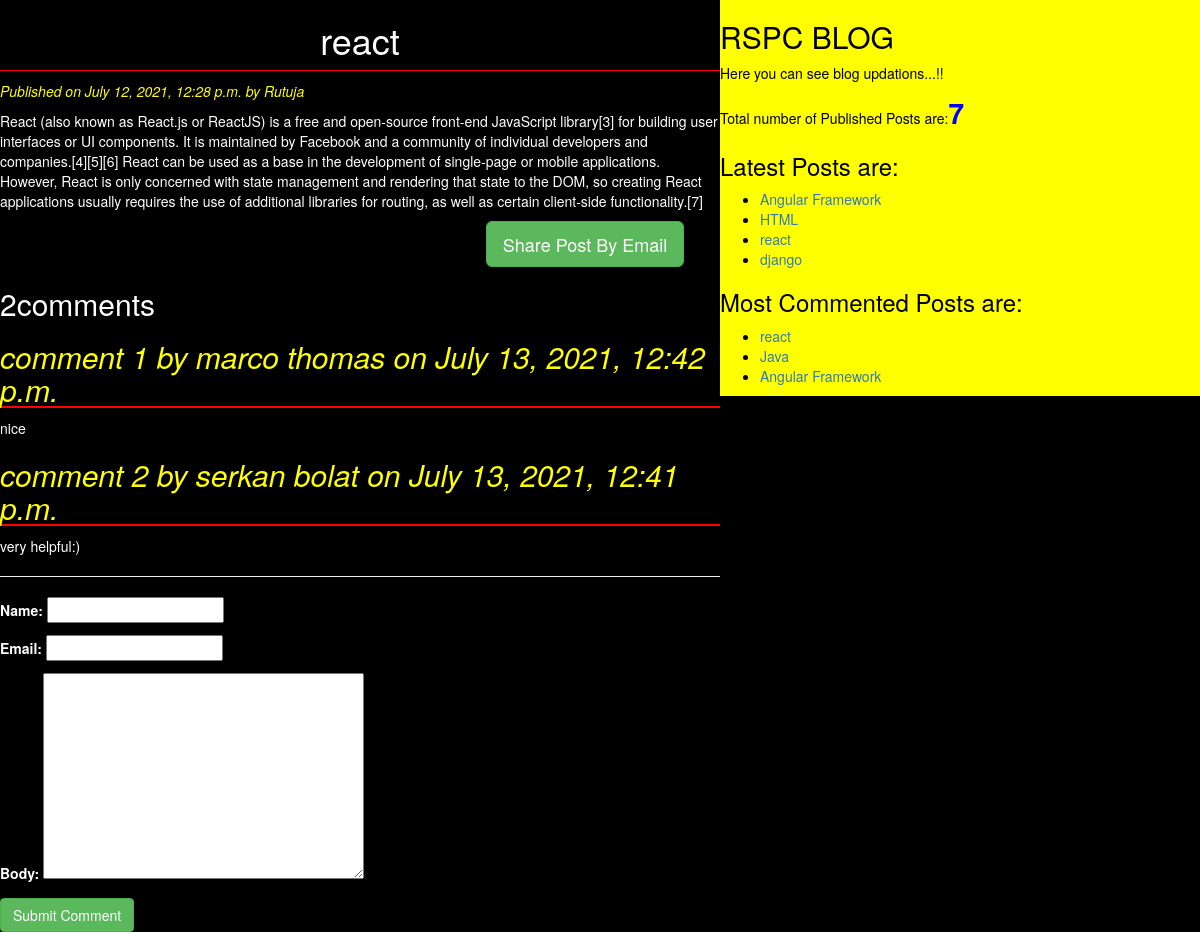
Page /2021/07/12/react/ on the committed database.
### blog/models.py (models this page shows, shortened)
class Post(models.Model):
    Status_Choice=(('draft','Draft'),('published','Published'))
    title=models.CharField(max_length=50)
    slug=models.SlugField(max_length=50,unique_for_date="publish")
    author=models.ForeignKey(User,related_name='blog_posts',on_delete=models.CASCADE)
    body=models.TextField()
    publish=models.DateTimeField(default=timezone.now)
    created=models.DateTimeField(auto_now_add=True)
    updated=models.DateTimeField(auto_now=True)
    status=models.CharField(max_length=10,choices=Status_Choice,default='draft')
    tags=TaggableManager()
    class Meta:
        ordering=('-publish',)
    def get_absolute_url(self):
        return reverse('post_detail',args=[self.publish.year,self.publish.strftime('%m'),self.publish.strftime('%d'),self.slug])

class Comments(models.Model):
    post=models.ForeignKey(Post,related_name='comments',on_delete=models.CASCADE)
    name=models.CharField(max_length=50)
    email=models.EmailField()
    body=models.TextField()
    created=models.DateTimeField(auto_now_add=True)
    updated=models.DateTimeField(auto_now=True)
    active=models.BooleanField(default=True)
    class Meta:
        ordering=('-created',)

### blog/views.py (the view)
# urls.py: url(r'^(?P<year>\d{4})/(?P<month>\d{2})/(?P<day>\d{2})/(?P<post>[-\w]+)/$', views.PostDetail_view,name='post_detail'),#(name='post_detail'):-canonical name for PostDetail_view
def PostDetail_view(request,year,month,day,post):
    post=get_object_or_404(Post,slug=post,status='published',publish__year=year,publish__month=month,publish__day=day)
    comments=post.comments.filter(active=True)
    csubmit=False
    if request.method=='POST':
        form=CommentsForm(request.POST)
        if form.is_valid():
            new_comment=form.save(commit=False)
            new_comment.post=post
            new_comment.save()
            csubmit=True
    else:
        form=CommentsForm()
    return render(request,'blog/postdetail.html',{'post':post,'form':form,'csubmit':csubmit,'comments':comments})

### blog/forms.py
class CommentsForm(forms.ModelForm):
    class Meta:
        model = Comments
        fields=('name','email','body')

### blog/templatetags/blog_tags.py (called while the page is built)
@register.simple_tag(name='my_tags')
def total_posts(): #is a name of custom template tag
    post_list=Post.objects.filter(status__exact='published')
    return post_list.count()

@register.inclusion_tag('blog/latest_post.html')
def show_latest_post(count=3):
    post=Post.objects.filter(status__exact='published')
    latest_post=post.order_by('-publish')[:count]
    return{'latest_post':latest_post}

@register.simple_tag
def get_MostCommentedPost(cnt=3):
    return Post.objects.annotate(total_comments=Count('comments')).order_by('-total_comments') [:cnt]

### templates/blog/postdetail.html (shortened to what this page needs)
{%extends 'blog/base.html'%}
{%block content%}
<h1>{{post.title}}</h1>
<p id='date'>Published on {{post.publish}} by {{post.author|title}}</p>
{{post.body | linebreaks }}
<div class="container" align="center">
  <a href="/{{post.id}}/share"class="btn btn-success btn-lg"> Share Post By Email</a>
</div>
{%with comments.count as comments_count%}
<h2>{{comments_count}}comment{{comments_count | pluralize}} </h2>
{%endwith%}
{%if comments%}
{%for comment in comments%}
<h3 id='ch1'>comment {{forloop.counter}} by {{comment.name}} on {{comment.created}}</h3>
<div class='ch'>
  {{comment.body | linebreaks}}
</div>
{%endfor%}
<hr>
{%else%}
<h4> There are no comments!!</h4>
{%endif%}
{%if csubmit%}
<h2> Your Comments Submitted Successfully!!!</h2>
{%else%}
<form  method="post">
  {{form.as_p}}
  <input type="submit"  value="Submit Comment" class="btn btn-success">
</form>
{%endif%}
{%endblock%}

### templates/blog/base.html (shortened to what this page needs)
<!DOCTYPE html>
{%load static%}
{%load blog_tags%}
<html lang="en" dir="ltr">
  <head>
  <link rel="stylesheet" href="https://maxcdn.bootstrapcdn.com/bootstrap/3.3.7/css/bootstrap.min.css">
  <link rel="stylesheet" href="{%static "CSS/blog.css"%}">
  </head>
  <body>
    <div class="content">
      {%block content%}
      {%endblock%}
    </div>
    <div class="sidebar">
      <h2>RSPC BLOG</h2>
      <p>
        Here you can see blog updations...!!
      </p>
      <p> Total number of Published Posts are:<span id='pcount'>{%my_tags%}</span></p>
      <h3>Latest Posts are:</h3>{%show_latest_post 4%}
      <h3>Most Commented Posts are:</h3>{%get_MostCommentedPost as MostCommentedPost%}
      <ul>
      {%for post in MostCommentedPost%}
      <li><a href="{{post.get_absolute_url}}">{{post.title}}</a></li>
      {%endfor%}
     </ul>
    </div>
  </body>
</html>

### templates/blog/latest_post.html (shortened to what this page needs)
<!DOCTYPE html>
<html lang="en" dir="ltr">
  <head>
  </head>
  <body>
    <ul>
      {%for post in latest_post%}
      <li><a href="{{post.get_absolute_url}}">{{post.title}}</a></li>
      {%endfor%}
    </ul>
  </body>
</html>

### static/CSS/blog.css (style rules this page uses)
.content { background: black; width: 60%; float: left; }
.sidebar { background: yellow; width: 40%; float: right; color: black; }
h1 { text-align: center; border-bottom: 1px solid red; padding-bottom: 10px; }
body { color: white; background: black; }
#date { color: yellow; font-size: 14px; font-style: italic; }
#ch1 { color: yellow; font-style: italic; font-size: 30px; border-bottom: 2px solid red; }
#pcount { font-size: 28px; color: blue; font-weight: bold; }

### rows in the picture
Post: title "react", publish "July 12, 2021, 12:28 p.m.", author "Rutuja", body "React (also known as React.js or ReactJS) is a free and open-source front-end JavaScript library[3] for building user interfaces or UI components. It is maintained by Facebook and a community of individual developers and companies.[4][5][6] React can be used as a base in the development of single-page or mobile applications. However, React is only concerned with state management and rendering that state to the DOM, so creating React applications usually requires the use of additional libraries for routing, as well as certain client-side functionality.[7]"
Comments: name "marco thomas", created "July 13, 2021, 12:42 p.m.", body "nice"
Comments: name "serkan bolat", created "July 13, 2021, 12:41 p.m.", body "very helpful:)"
Post: title "Angular Framework"
Post: title "HTML"
Post: title "django"
Post: title "Java"

### other values in the picture
{{ comments_count }} "2"
{{ comments_count | pluralize }} "s"
